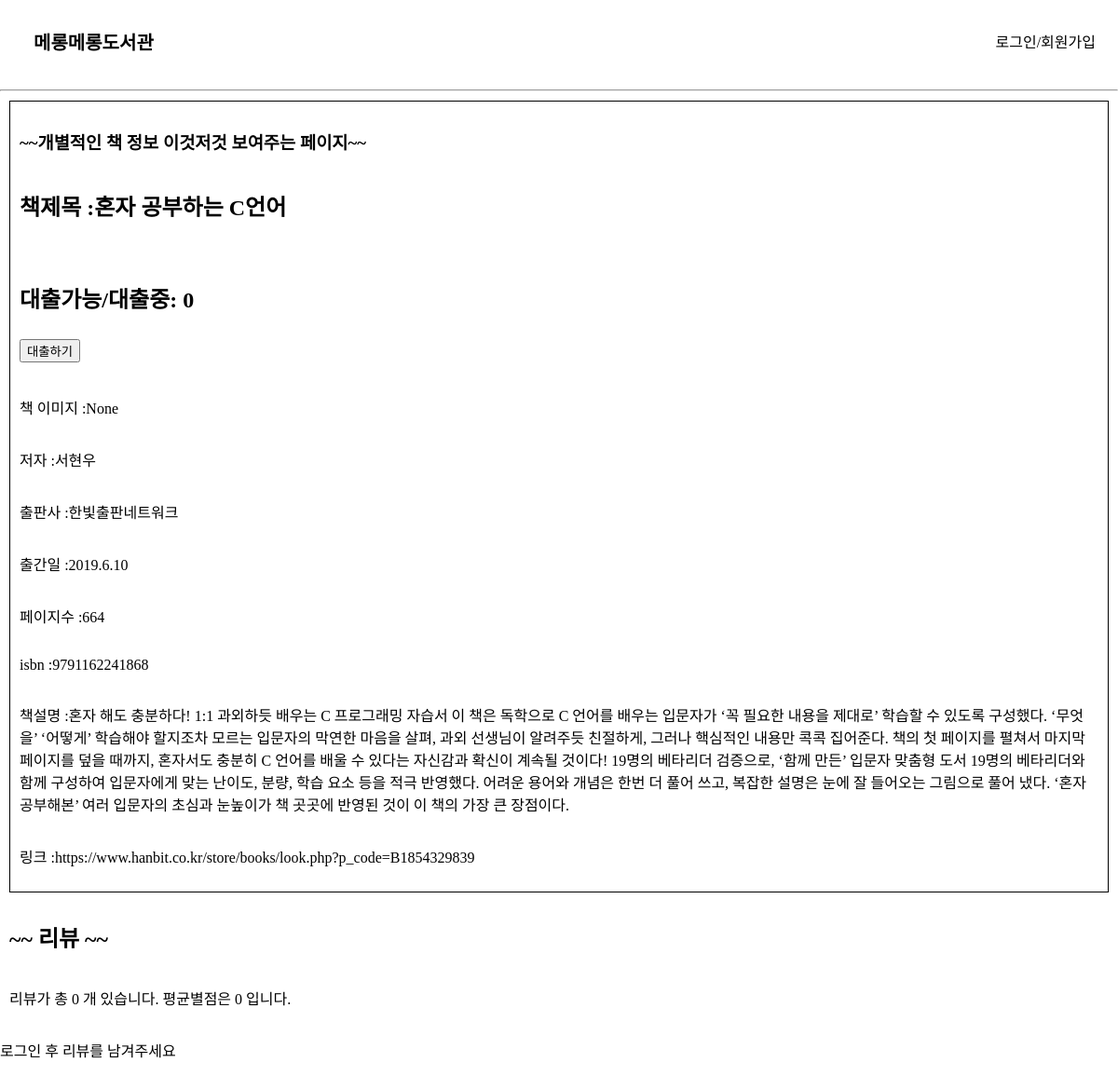
/book_info/26, run on an earlier commit of the app's database.
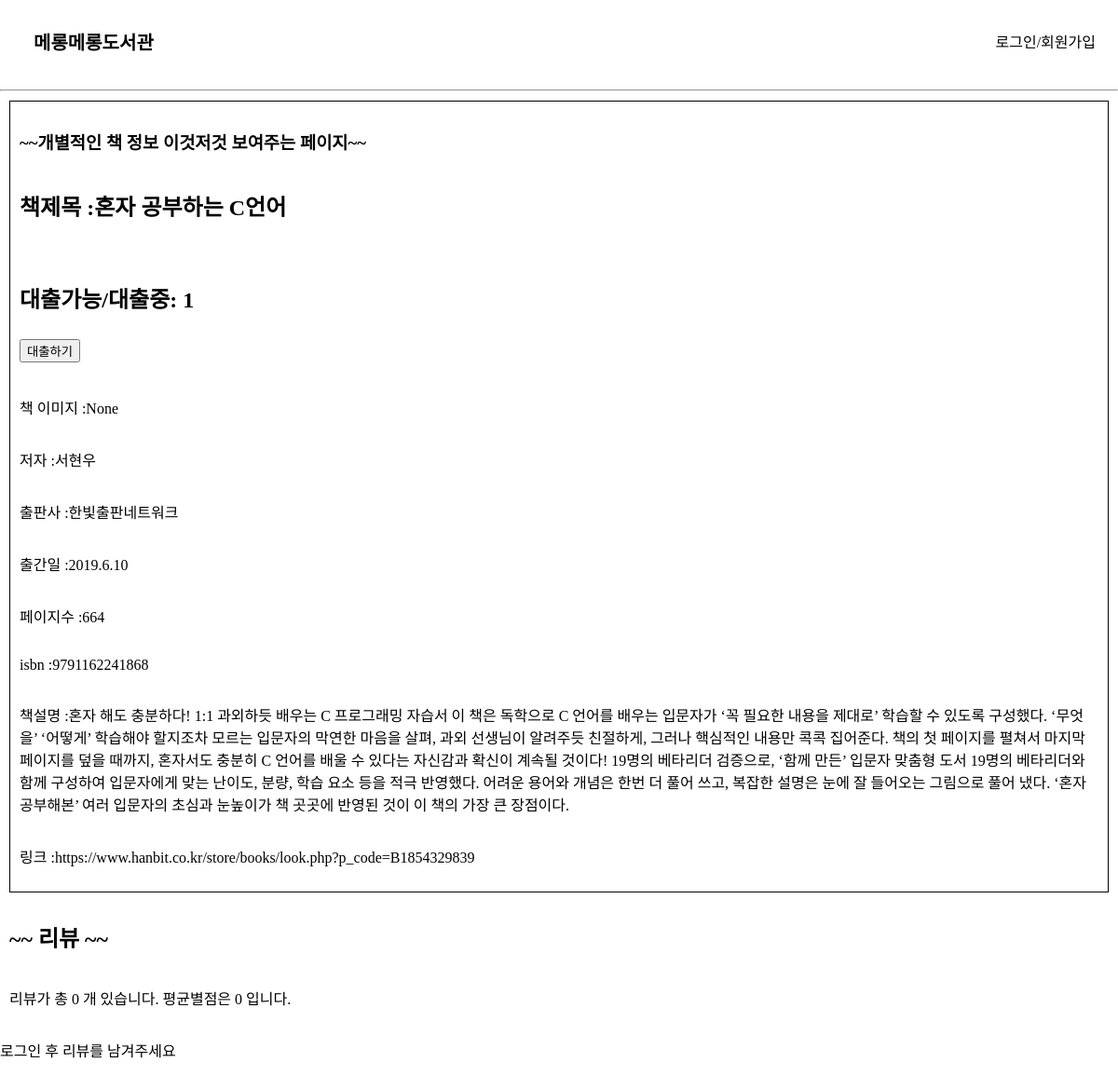
And on a later commit of the database.
### elicelibrary/models.py (models this page shows, shortened)
class Book(db.Model):
    __tablename__     = 'Book'
    id                = db.Column(db.Integer, primary_key=True, nullable=False, autoincrement=True, unique=True)
    title             = db.Column(db.String(45), nullable=False)
    author            = db.Column(db.String(45))
    publisher         = db.Column(db.String(45))
    publication_date  = db.Column(db.String(45))
    pages             = db.Column(db.Integer)
    isbn              = db.Column(db.String(45))
    registered_date   = db.Column(db.DateTime, default=datetime.utcnow)
    description       = db.Column(db.Text())    # 길이를 정할 수 없는 문자열은 Text를 쓰면 됨
    book_link         = db.Column(db.String(255))
    book_status       = db.Column(db.String(45))   # "1" :대출가능, "0" : 대출중 , "999" : 폐기    -> 선택형 변수에 적합한 데이터타입이 있을까?
    book_img          = db.Column(db.String(45))    # 책 표지만 바뀐 경우, 또는 책이 다르지만 같은 표지를 쓰는 경우가 있기 때문에 이미지 스토리지에서 같은 이미지의 반복을 막기 위해 별도의 책 이미지 식별 용 변수를 넣음
    at_user           = db.Column(db.String(45), default=None)

### elicelibrary/views/book_api.py (the view)
@book.route('/book_info/<int:book_id>', methods=["GET"])
def book_detail(book_id):
    book_info = Book.query.filter(Book.id == book_id).first()
    book_review = Review.query.filter(Review.isbn == book_info.isbn).all()
    rating_sum, rating_avg = 0, 0
    if book_review :
        for review in book_review:
            rating_sum += review.rating
        rating_avg = rating_sum / len(book_review)
    return render_template("book_detail.html", book = book_info, review_list = book_review, rating_avg = rating_avg, review_cnt = len(book_review))

### elicelibrary/templates/book_detail.html (shortened to what this page needs)
{% extends 'base.html' %}
{% block content %}
<div class="book-detail-info-container">
<h3>~~개별적인 책 정보 이것저것 보여주는 페이지~~</h3>
<h2> 책제목 :{{ book.title }}</h2>
<h2>
    <p>    대출가능/대출중: {{ book.book_status }}   </p>
    <form action="{{ url_for('book.checkout', book_id=book.id) }}" method="post">
        <input class='checkout-btn' type="submit" value="대출하기">
    </form>
</h2>
<p> 책 이미지 :{{ book.book_img }}</p>
<p> 저자 :{{ book.author }}</p>
<p> 출판사 :{{ book.publisher }}</p>
<p> 출간일 :{{ book.publication_date }}</p>
<p> 페이지수 :{{ book.pages }}</p>
<p> isbn :{{ book.isbn }}</p>
<p> 책설명 :{{ book.description }}</p>
<p> 링크 :{{ book.book_link }}</p>
</div>
<div class="review-container">
    <h2>~~ 리뷰 ~~</h2>
    <p>리뷰가 총 {{ review_cnt }} 개 있습니다. 평균별점은 {{ rating_avg }} 입니다. </p>
</div>
{% if session['login_id'] %}
<h3>리뷰 작성</h3>
<form action="{{ url_for('book.write_review', book_id=book.id) }}" method="post">
    <select name="star">
        <option value="1">1점</option>
        <option value="2">2점</option>
        <option value="3">3점</option>
        <option value="4">4점</option>
        <option value="5">5점</option>
    </select>
    <div class="form-group">
        <label for="review">리뷰</label>
        <input class="form-control" name="review" id="review" placeholder="리뷰를 작성해주세요."></input>
    </div>
    <input class="btn btn-primary" type="submit" value="리뷰 올리기">
</form>
{% else %}
<p>로그인 후 리뷰를 남겨주세요</p>
{% endif %}
{% endblock %}

What changed in the data, as far as the page shows it:
changed Book "혼자 공부하는 C언어": book_status "0" → "1"
